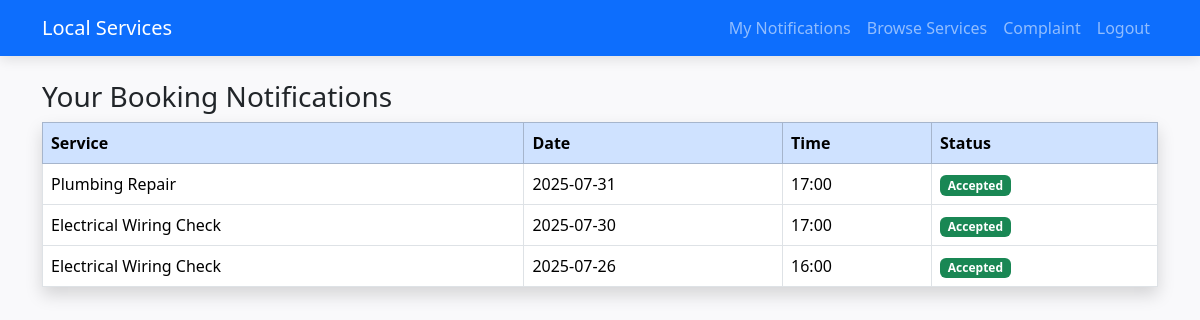
Page /customer/notifications (signed in) on the earlier database version.
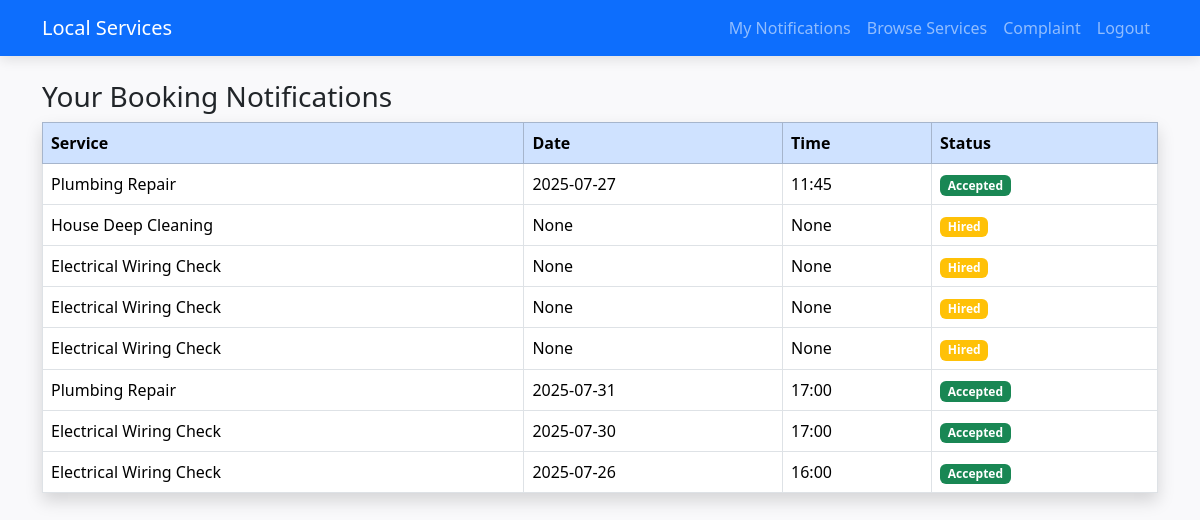
Same page on the later database version.
### app.py (models this page shows, shortened)
class Booking(db.Model):
    id = db.Column(db.Integer, primary_key=True)
    customer_id = db.Column(db.Integer, db.ForeignKey('user.id'), nullable=False)
    provider_id = db.Column(db.Integer, db.ForeignKey('user.id'), nullable=False)
    service_id = db.Column(db.Integer, db.ForeignKey('service.id'), nullable=False)
    customer_name = db.Column(db.String(100))
    age = db.Column(db.Integer)
    gender = db.Column(db.String(20))
    address = db.Column(db.String(200))
    date = db.Column(db.String(50))
    time = db.Column(db.String(50))
    payment_method = db.Column(db.String(20))
    rating = db.Column(db.Integer, default=0)
    status = db.Column(db.String(20), default="Pending")
    timestamp = db.Column(db.DateTime, default=datetime.utcnow)
    service = db.relationship('Service', backref='bookings', lazy=True)
    customer = db.relationship('User', foreign_keys=[customer_id], backref='customer_bookings', lazy=True)
    provider = db.relationship('User', foreign_keys=[provider_id], backref='provider_bookings', lazy=True)

class Service(db.Model):
    id = db.Column(db.Integer, primary_key=True)
    provider_id = db.Column(db.Integer, db.ForeignKey('user.id'), nullable=False)
    name = db.Column(db.String(100), nullable=False)
    description = db.Column(db.Text, nullable=False)
    price = db.Column(db.Float, nullable=False)
    location = db.Column(db.String(100), nullable=False)
    is_available = db.Column(db.Boolean, default=True)
    provider = db.relationship('User', backref='services')

### app.py (the view)
@app.route('/customer/notifications')
@login_required
def customer_notifications():
    if current_user.role != 'customer':
        flash("Unauthorized access!", "danger")
        return redirect(url_for('index'))
    notifications = Booking.query.filter_by(customer_id=current_user.id).order_by(Booking.timestamp.desc()).all()
    return render_template('customer_notifications.html', notifications=notifications)

### app.py (called while the page is built)
@login_manager.user_loader
def load_user(user_id):
    return User.query.get(int(user_id))

@app.context_processor
def inject_provider_notifications():
    pending_count = 0
    if current_user.is_authenticated and current_user.role == "provider":
        pending_count = Booking.query.filter_by(provider_id=current_user.id, status="Pending").count()
    return dict(provider_pending_count=pending_count)

### templates/customer_notifications.html
{% extends "base.html" %}
{% block content %}
<h3>Your Booking Notifications</h3>
<table class="table table-bordered shadow">
    <thead class="table-primary">
        <tr>
            <th>Service</th>
            <th>Date</th>
            <th>Time</th>
            <th>Status</th>
        </tr>
    </thead>
    <tbody>
        {% for b in notifications %}
        <tr>
            <td>{{ b.service.name }}</td>
            <td>{{ b.date }}</td>
            <td>{{ b.time }}</td>
            <td>
                <span class="badge bg-{{ 'success' if b.status=='Accepted' else 'danger' if b.status=='Rejected' else 'warning' }}">
                    {{ b.status }}
                </span>
            </td>
        </tr>
        {% endfor %}
    </tbody>
</table>
{% endblock %}

### templates/base.html (shortened to what this page needs)
<!DOCTYPE html>
<html lang="en">
<head>
    <link rel="stylesheet" href="https://cdn.jsdelivr.net/npm/bootstrap@5.3.2/dist/css/bootstrap.min.css">
    <link rel="stylesheet" href="{{ url_for('static', filename='css/style.css') }}">
</head>
<body>
<nav class="navbar navbar-expand-lg navbar-dark bg-primary">
    <div class="container">
        <a class="navbar-brand" href="{{ url_for('index') }}">Local Services</a>
        <div class="collapse navbar-collapse" id="navbarNav">
            <ul class="navbar-nav ms-auto">
                {% if current_user.is_authenticated %}
                    {% if current_user.role == "customer" %}
                        <li class="nav-item">
                            <a class="nav-link" href="{{ url_for('customer_notifications') }}">
                                My Notifications
                            </a>
                        </li>
                    {% endif %}
                    <li class="nav-item">
                        <a class="nav-link" href="{{ url_for('services') }}">Browse Services</a>
                    </li>
                    <li class="nav-item">
                        <a class="nav-link" href="{{ url_for('complaint') }}">Complaint</a>
                    </li>
                    <li class="nav-item">
                        <a class="nav-link" href="{{ url_for('logout') }}">Logout</a>
                    </li>
                {% endif %}
            </ul>
        </div>
    </div>
</nav>
<div class="container mt-4">
    {% block content %}{% endblock %}
</div>
</body>
</html>

### static/css/style.css (style rules this page uses)
body { background-color: #f9f9fb; font-family: 'Segoe UI', sans-serif; }
.navbar { box-shadow: 0 4px 12px rgba(0, 0, 0, 0.1); }
.table th, .table td { vertical-align: middle !important; }

Differences in the rows shown:
added Booking: service.name "Plumbing Repair", date "2025-07-27", time "11:45", status "Accepted"
added Booking: service.name "House Deep Cleaning", date "None", time "None", status "Hired"
added Booking: service.name "Electrical Wiring Check", date "None", time "None", status "Hired"
added Booking: service.name "Electrical Wiring Check", date "None", time "None", status "Hired"
added Booking: service.name "Electrical Wiring Check", date "None", time "None", status "Hired"
